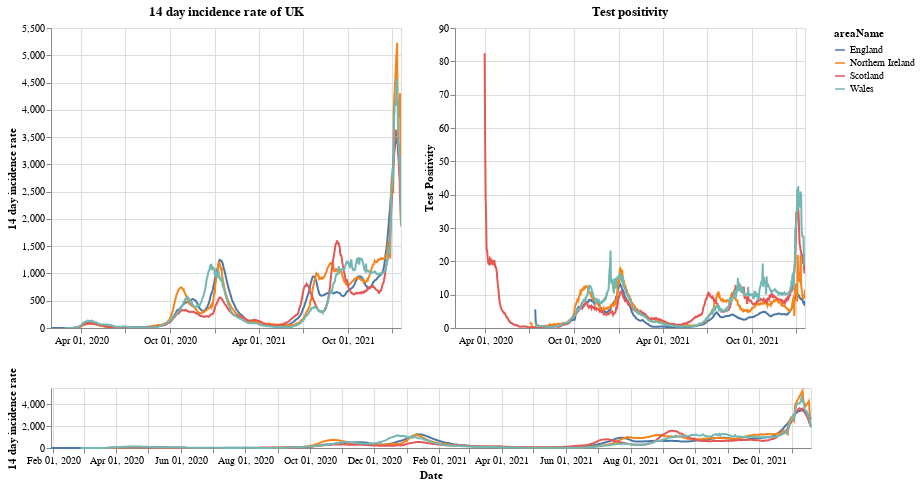

Source (notebook cell):
### Markdown cell above
# Plots

First a plot with each country in the UK. The top right shows the positivity rate for (which is the percentage of registered tests which were positive) while the top left is the 14 day incidence rate. The bottom chart can be used to select the timeframe (does not work on a mobile device).

### Code cell
#collapse
brush = alt.selection(type='interval', name='DateBrush',encodings=['x'],fields=['Time'])
leg_selection = alt.selection_multi(fields=['areaName'], bind='legend')

base = alt.Chart(uk_cases).mark_line().encode(
    x=alt.X("yearmonthdate(date):T", axis=alt.Axis(title='Date')),
    y=alt.Y("twoWeeklyCasesRate:Q", axis=alt.Axis(title='14 day incidence rate')),
    tooltip=['areaName', 'date','twoWeeklyCasesRate', 'testPositivity'],
    color='areaName',
    opacity=alt.condition(leg_selection, alt.value(2), alt.value(0.1))
).add_selection(leg_selection).properties(width=350)

upper = base.encode(alt.X('yearmonthdate(date):T', axis=alt.Axis(title=''),
                         scale=alt.Scale(domain=brush))
                   ).properties(title=f'14 day incidence rate of UK')
upper_right = upper.encode(alt.Y('testPositivity:Q', axis=alt.Axis(title='Test Positivity'))).properties(title='Test positivity')
lower = base.properties(height=60, width = 760).add_selection(brush)

(upper | upper_right) & lower

### Figure 1 — Vega-Lite specification as saved in the notebook (floating-point values rounded to 4 significant figures; data arrays with more than 128 entries replaced by an {"elided": "..."} marker saying what was removed)
{"config": {"view": {"continuousWidth": 400, "continuousHeight": 300}}, "vconcat": [{"hconcat": [{"mark": "line", "encoding": {"color": {"type": "nominal", "field": "areaName"}, "opacity": {"condition": {"value": 2, "selection": "selector001"}, "value": 0.1}, "tooltip": [{"type": "nominal", "field": "areaName"}, {"type": "temporal", "field": "date"}, {"type": "quantitative", "field": "twoWeeklyCasesRate"}, {"type": "quantitative", "field": "testPositivity"}], "x": {"type": "temporal", "axis": {"title": ""}, "field": "date", "scale": {"domain": {"selection": "DateBrush"}}, "timeUnit": "yearmonthdate"}, "y": {"type": "quantitative", "axis": {"title": "14 day incidence rate"}, "field": "twoWeeklyCasesRate"}}, "selection": {"selector001": {"type": "multi", "fields": ["areaName"], "bind": "legend"}}, "title": "14 day incidence rate of UK", "width": 350}, {"mark": "line", "encoding": {"color": {"type": "nominal", "field": "areaName"}, "opacity": {"condition": {"value": 2, "selection": "selector001"}, "value": 0.1}, "tooltip": [{"type": "nominal", "field": "areaName"}, {"type": "temporal", "field": "date"}, {"type": "quantitative", "field": "twoWeeklyCasesRate"}, {"type": "quantitative", "field": "testPositivity"}], "x": {"type": "temporal", "axis": {"title": ""}, "field": "date", "scale": {"domain": {"selection": "DateBrush"}}, "timeUnit": "yearmonthdate"}, "y": {"type": "quantitative", "axis": {"title": "Test Positivity"}, "field": "testPositivity"}}, "selection": {"selector001": {"type": "multi", "fields": ["areaName"], "bind": "legend"}}, "title": "Test positivity", "width": 350}]}, {"mark": "line", "encoding": {"color": {"type": "nominal", "field": "areaName"}, "opacity": {"condition": {"value": 2, "selection": "selector001"}, "value": 0.1}, "tooltip": [{"type": "nominal", "field": "areaName"}, {"type": "temporal", "field": "date"}, {"type": "quantitative", "field": "twoWeeklyCasesRate"}, {"type": "quantitative", "field": "testPositivity"}], "x": {"type": "temporal", "axis": {"title": "Date"}, "field": "date", "timeUnit": "yearmonthdate"}, "y": {"type": "quantitative", "axis": {"title": "14 day incidence rate"}, "field": "twoWeeklyCasesRate"}}, "height": 60, "selection": {"selector001": {"type": "multi", "fields": ["areaName"], "bind": "legend"}, "DateBrush": {"type": "interval", "encodings": ["x"], "fields": ["Time"]}}, "width": 760}], "data": {"name": "data-8e36c85377c5f936ebb190e12a37e968"}, "$schema": "https://vega.github.io/schema/vega-lite/v4.8.1.json", "datasets": {"data-8e36c85377c5f936ebb190e12a37e968": {"elided": "2792 records"}}}
